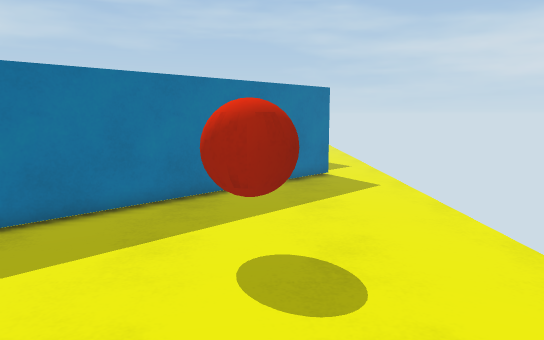
[1] (above)

16 first-person views from a walk through a scene from a Unity 3-D project. The camera is 1.4 m above the floor, tilts 8° down and sees 70° across. The floor is counted in squares, 0.5 m on a side. Each view is taken from the middle of a square. On the plan, view 1 faces up. The plan holds only what a view shows up to about 20 squares ahead; the rest is blank. The place goes on beyond the plan. The player is left out.

[2]
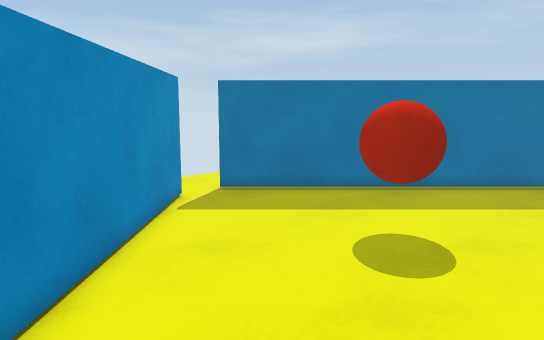

[3]
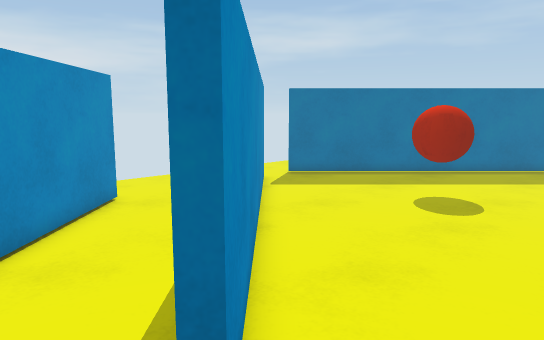

[4]
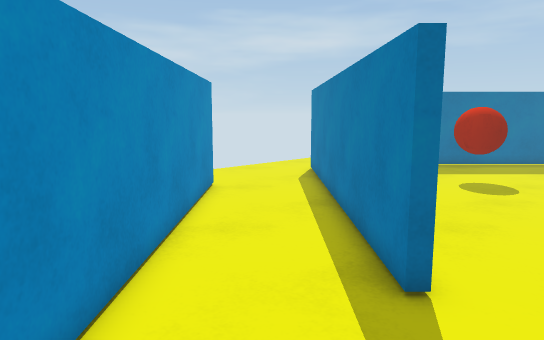

[5]
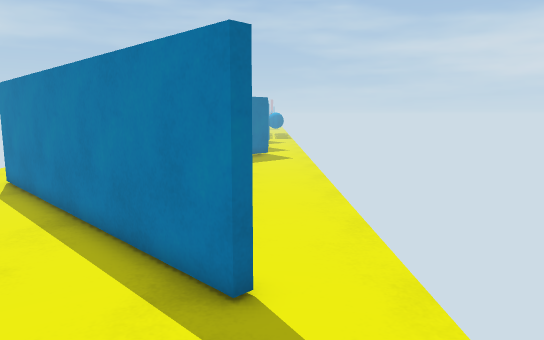

[6]
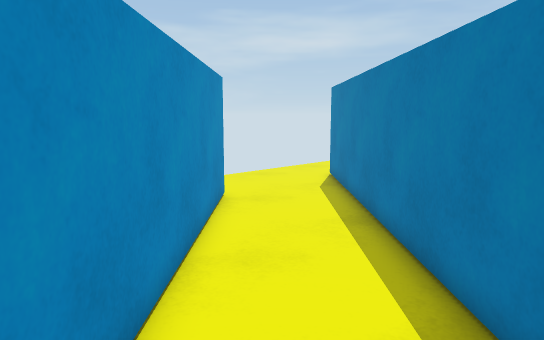

[7]
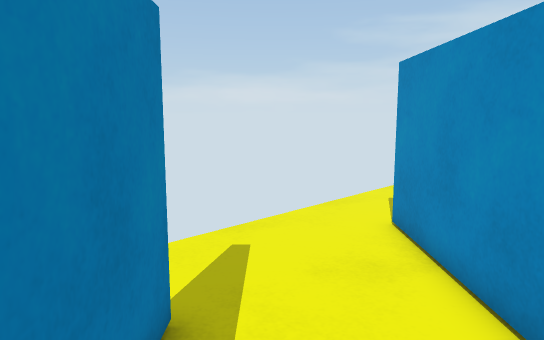

[8]
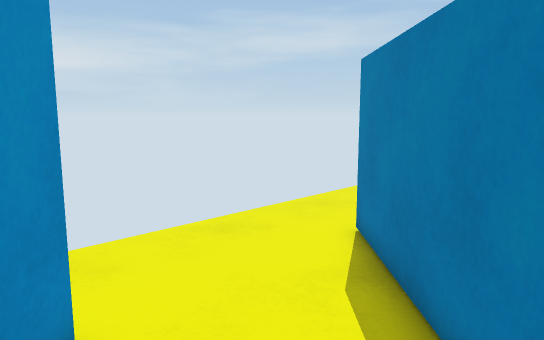

[9]
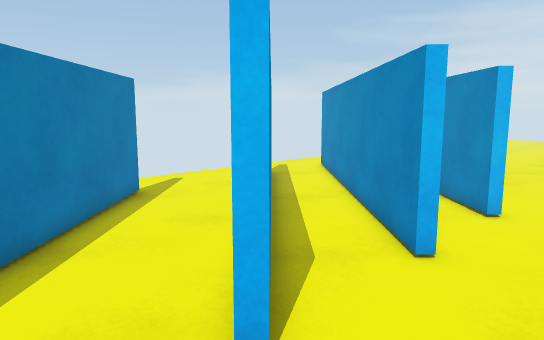

[10]
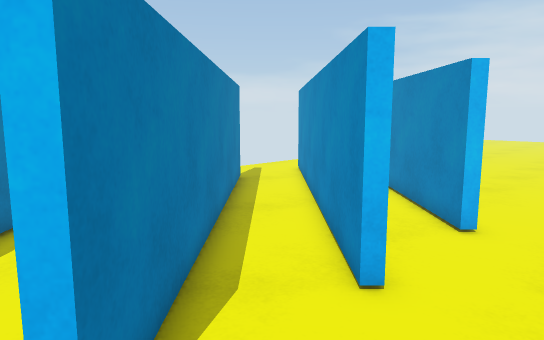

[11]
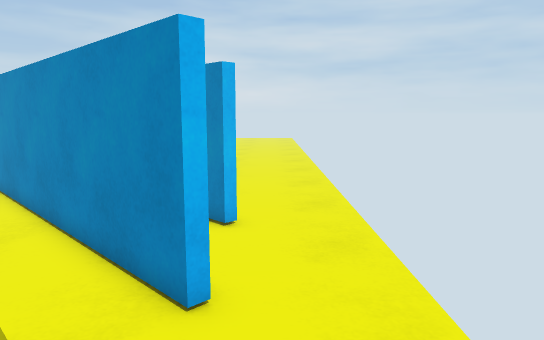

[12]
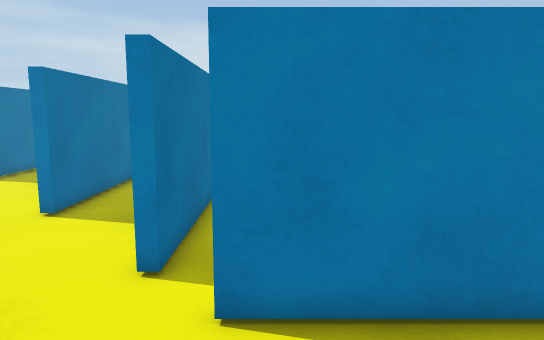

[13]
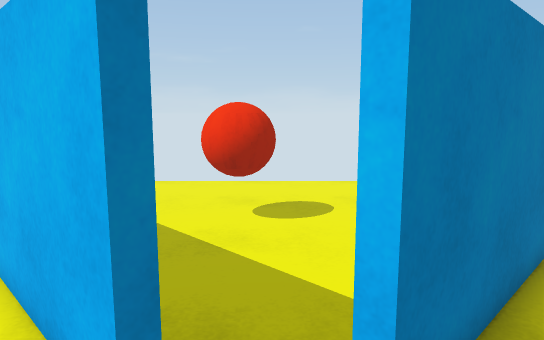

[14]
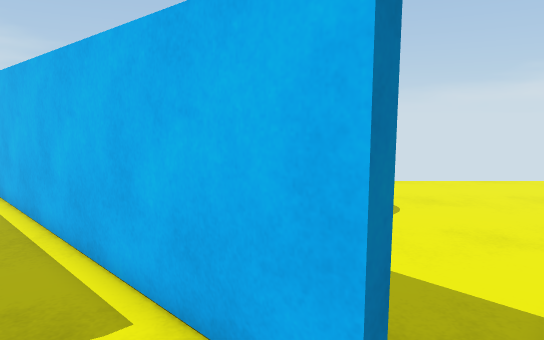

[15]
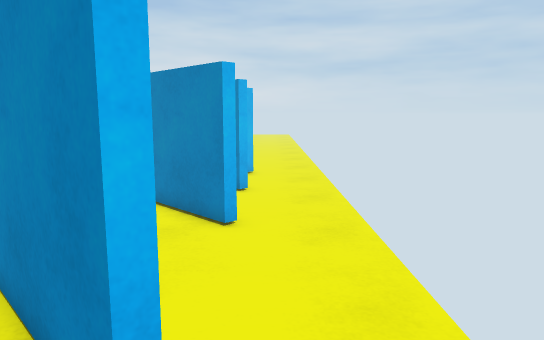

[16]
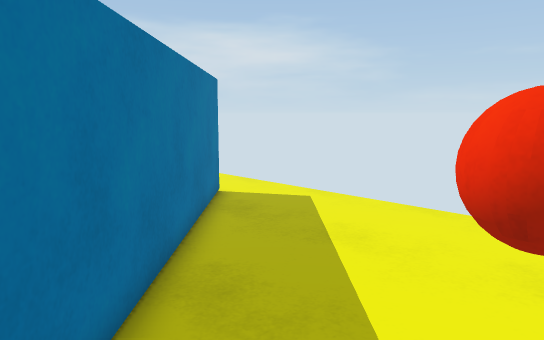

### Floor plan
Key: @ floor where view 1 was taken; # wall or solid block; . floor.
Columns run from 11 left of view 1 to 5 right of it. Each row starts with its distance up from view 1.
 15   ..##. .##......
 14   .##...##.......
 13   .....##........
 12   ....##.........
 11 .....##..........
 10 ....##...........
  9 ...##.....# .....
  8 ...#......##.....
  7 ..........##.....
  6 ...##............
  5 ....##...........
  4 .....##..........
  3 ......##.........
  2 .......##........
  1 ........##.......
  0 .........##@.....
 -1 ...##.....##.....
 -2 ....##.....##....
 -3 .....##.....##...
 -4 ......##.....#...
 -5 .......##........
 -6 ...##...##.......
 -7 ....##...##......
 -8 .....##...##.....
 -9 ......##...##....
-10 ...##..##...##...
-11 ....##. ##...##..

Where each view was taken, in squares from view 1:
view 1: 0 up, 0 right, facing up
view 2: 1 down, 4 right, facing up-left
view 3: 6 down, 5 right, facing up-left
view 4: 10 down, 5 right, facing up-left
view 5: 10 down, 3 right, facing up
view 6: 9 down, 3 right, facing up-left
view 7: 2 down, 2 left, facing down-right
view 8: 2 down, 3 left, facing up-left
view 9: 2 up, 11 left, facing down-right
view 10: 0 up, 11 left, facing down-right
view 11: 0 up, 9 left, facing down
view 12: 2 up, 11 left, facing up-right
view 13: 7 up, 11 left, facing right
view 14: 9 up, 11 left, facing right
view 15: 9 up, 9 left, facing down
view 16: 7 up, 6 left, facing up-right
